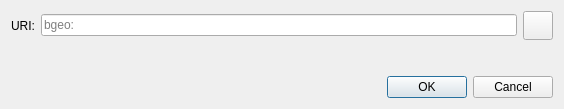
<?xml version="1.0" encoding="UTF-8"?>
<ui version="4.0">
 <class>OpenURIDialog</class>
 <widget class="QDialog" name="OpenURIDialog">
  <property name="geometry">
   <rect>
    <x>0</x>
    <y>0</y>
    <width>564</width>
    <height>109</height>
   </rect>
  </property>
  <property name="windowTitle">
   <string>Open bgeo URI</string>
  </property>
  <layout class="QVBoxLayout" name="verticalLayout">
   <item>
    <layout class="QHBoxLayout" name="horizontalLayout">
     <item>
      <widget class="QLabel" name="label">
       <property name="text">
        <string>URI:</string>
       </property>
      </widget>
     </item>
     <item>
      <widget class="QValidatedLineEdit" name="uriEdit">
       <property name="placeholderText">
        <string notr="true">bgeo:</string>
       </property>
      </widget>
     </item>
     <item>
      <widget class="QToolButton" name="pasteButton">
       <property name="toolTip">
        <string extracomment="Tooltip text for button that allows you to paste an address that is in your clipboard.">Paste address from clipboard</string>
       </property>
       <property name="text">
        <string/>
       </property>
       <property name="icon">
        <iconset resource="../bgeo.qrc">
         <normaloff>:/icons/editpaste</normaloff>:/icons/editpaste
        </iconset>
       </property>
       <property name="iconSize">
        <size>
         <width>22</width>
         <height>22</height>
        </size>
       </property>
      </widget>
     </item>
    </layout>
   </item>
   <item>
    <spacer name="verticalSpacer">
     <property name="orientation">
      <enum>Qt::Vertical</enum>
     </property>
     <property name="sizeHint" stdset="0">
      <size>
       <width>20</width>
       <height>40</height>
      </size>
     </property>
    </spacer>
   </item>
   <item>
    <widget class="QDialogButtonBox" name="buttonBox">
     <property name="orientation">
      <enum>Qt::Horizontal</enum>
     </property>
     <property name="standardButtons">
      <set>QDialogButtonBox::Cancel|QDialogButtonBox::Ok</set>
     </property>
    </widget>
   </item>
  </layout>
 </widget>
 <customwidgets>
  <customwidget>
   <class>QValidatedLineEdit</class>
   <extends>QLineEdit</extends>
   <header>qt/qvalidatedlineedit.h</header>
  </customwidget>
 </customwidgets>
 <resources/>
 <connections>
  <connection>
   <sender>buttonBox</sender>
   <signal>accepted()</signal>
   <receiver>OpenURIDialog</receiver>
   <slot>accept()</slot>
   <hints>
    <hint type="sourcelabel">
     <x>248</x>
     <y>254</y>
    </hint>
    <hint type="destinationlabel">
     <x>157</x>
     <y>274</y>
    </hint>
   </hints>
  </connection>
  <connection>
   <sender>buttonBox</sender>
   <signal>rejected()</signal>
   <receiver>OpenURIDialog</receiver>
   <slot>reject()</slot>
   <hints>
    <hint type="sourcelabel">
     <x>316</x>
     <y>260</y>
    </hint>
    <hint type="destinationlabel">
     <x>286</x>
     <y>274</y>
    </hint>
   </hints>
  </connection>
 </connections>
</ui>
